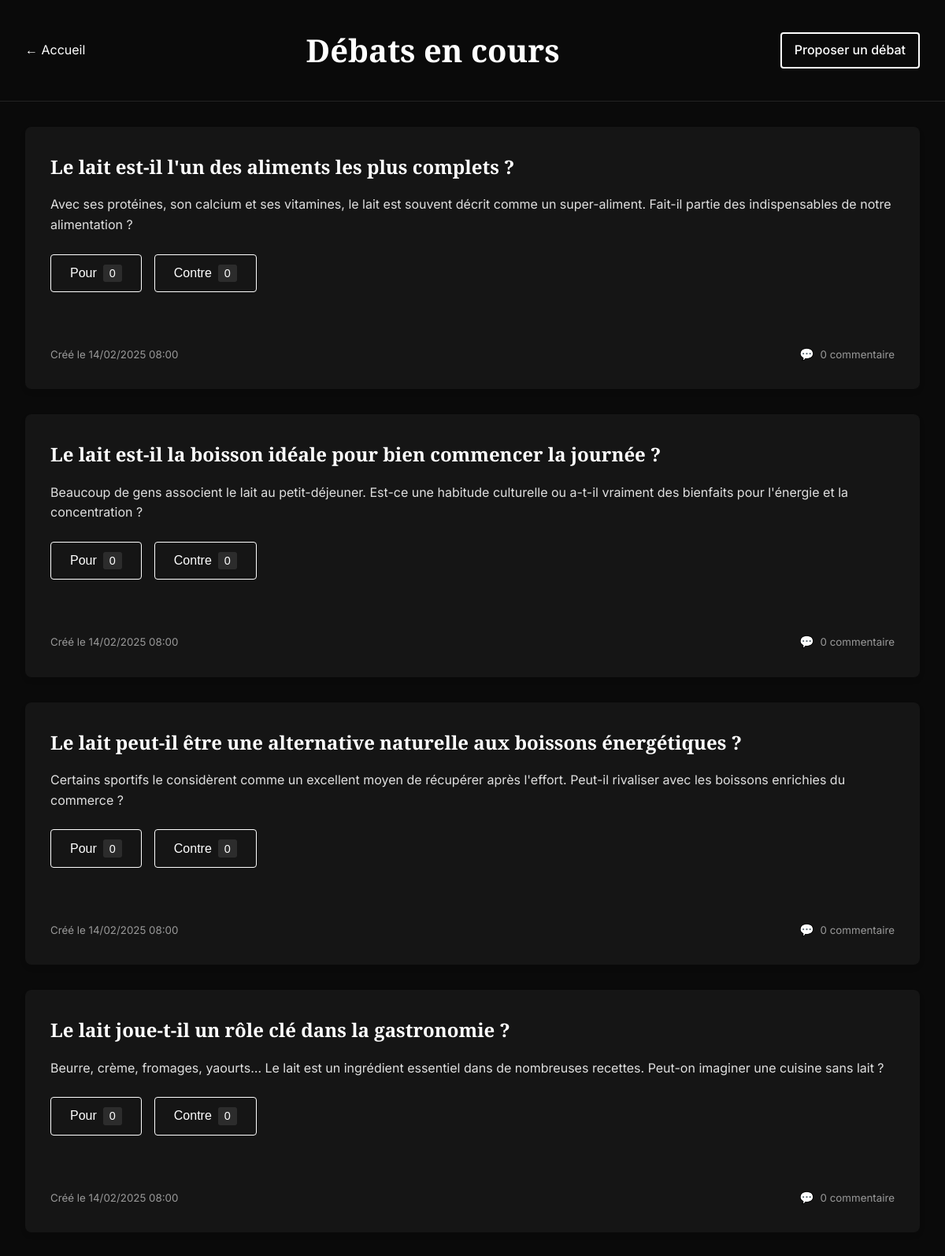
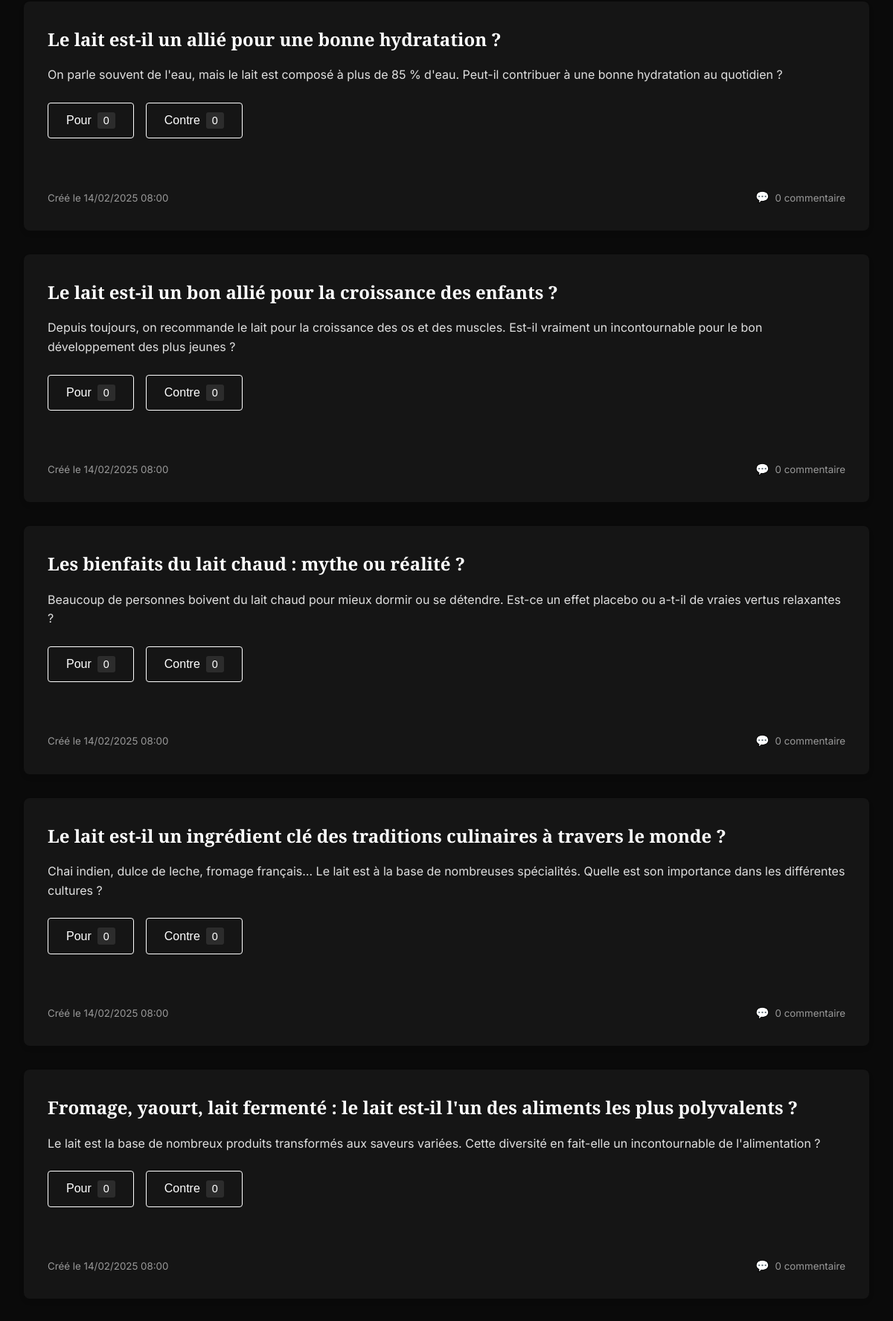
Screenshot of /debate.php (upper part) with the database file from the repository (2 pictures, top to bottom).
### tables this page shows
CREATE TABLE IF NOT EXISTS debates (
    id INT AUTO_INCREMENT PRIMARY KEY,
    title VARCHAR(255) NOT NULL,
    description TEXT NOT NULL,
    votes_pour INT DEFAULT 0,
    votes_contre INT DEFAULT 0,
    created_at TIMESTAMP DEFAULT CURRENT_TIMESTAMP,
    updated_at TIMESTAMP DEFAULT CURRENT_TIMESTAMP ON UPDATE CURRENT_TIMESTAMP
);

### debate.php (the view, shortened to what this page needs)
<?php
require_once 'db.php';
$stmt = $pdo->query("
    SELECT d.*,
           (votes_pour + votes_contre) as total_votes,
           COUNT(c.id) as comment_count
    FROM debates d
    LEFT JOIN comments c ON d.id = c.debate_id
    WHERE d.created_at >= DATE_SUB(NOW(), INTERVAL 48 HOUR)
    GROUP BY d.id
    ORDER BY total_votes DESC, d.created_at DESC
");
$debates = $stmt->fetchAll();
?>
<!DOCTYPE html>
<html lang="fr">
<head>
    <link rel="stylesheet" href="style.css">
</head>
<body class="debates">
    <div class="page-header">
        <div class="container">
            <a href="index.php" class="nav-link">← Accueil</a>
            <h1>Débats en cours</h1>
            <a href="submit.php" class="cta-button">Proposer un débat</a>
        </div>
    </div>
    <main class="container">
        <section class="debates-list">
            <?php if (!empty($debates)): ?>
                <?php foreach ($debates as $debate): ?>
                    <article class="debate-card">
                        <h2 class="debate-title">
                            <a href="single-debate.php?id=<?= htmlspecialchars($debate['id']) ?>" class="debate-link">
                                <?= htmlspecialchars($debate['title']) ?>
                            </a>
                        </h2>
                        <p class="debate-description">
                            <?= htmlspecialchars($debate['description']) ?>
                        </p>
                        <div class="vote-section">
                            <div class="vote-buttons">
                                <button class="vote-btn pour" data-debate-id="<?= $debate['id'] ?>" data-vote-type="pour">
                                    Pour
                                    <span class="vote-count" id="votes-pour-<?= $debate['id'] ?>"><?= $debate['votes_pour'] ?></span>
                                </button>
                                <button class="vote-btn contre" data-debate-id="<?= $debate['id'] ?>" data-vote-type="contre">
                                    Contre
                                    <span class="vote-count" id="votes-contre-<?= $debate['id'] ?>"><?= $debate['votes_contre'] ?></span>
                                </button>
                            </div>
                            <div class="vote-message" id="vote-message-<?= $debate['id'] ?>"></div>
                            <div class="debate-meta">
                                <small>
                                    Créé le <?= date('d/m/Y H:i', strtotime($debate['created_at'])) ?>
                                </small>
                                <small class="comment-count">
                                    <?= $debate['comment_count'] ?> commentaire<?= $debate['comment_count'] > 1 ? 's' : '' ?>
                                </small>
                            </div>
                        </div>
                    </article>
                <?php endforeach; ?>
            <?php endif; ?>
        </section>
    </main>
</body>
</html>

### style.css (style rules this page uses)
* { margin: 0; padding: 0; box-sizing: border-box; }
body { font-family: "Inter", sans-serif; line-height: 1.6; background-color: #0a0a0a; color: #ffffff; min-height: 100vh; }
.page-header { background: #0a0a0a; padding: 2rem 0; margin-bottom: 2rem; border-bottom: 1px solid rgba(255, 255, 255, 0.1); }
.page-header .container { display: flex; justify-content: space-between; align-items: center; }
.page-header h1 { font-family: "Playfair Display", serif; font-size: 2.5rem; margin: 0; }
.nav-link { color: #ffffff; text-decoration: none; display: flex; align-items: center; transition: opacity 0.3s ease; }
.cta-button { display: inline-block; padding: 0.5rem 1rem; text-decoration: none; color: #ffffff; background: transparent; border: 2px solid #ffffff; border-radius: 4px; transition: all 0.3s ease; font-weight: 500; cursor: pointer; }
.container { max-width: 1200px; margin: 0 auto; padding: 0 2rem; }
.debates-list { margin-top: 2rem; }
.debate-card { background: #151515; border-radius: 8px; padding: 2rem; margin-bottom: 2rem; box-shadow: 0 4px 6px rgba(0, 0, 0, 0.1); transition: transform 0.3s ease; }
.debate-title { font-family: "Playfair Display", serif; font-size: 1.5rem; margin-bottom: 1rem; color: #ffffff; }
.debate-description { color: #e0e0e0; margin-bottom: 1.5rem; }
.vote-section { display: flex; flex-direction: column; gap: 1rem; }
.vote-buttons { display: flex; gap: 1rem; }
.vote-btn { background: transparent; color: #ffffff; border: 1px solid #ffffff; padding: 0.75rem 1.5rem; border-radius: 4px; cursor: pointer; transition: all 0.3s ease; display: flex; align-items: center; gap: 0.5rem; font-size: 1rem; }
.vote-count { background: rgba(255, 255, 255, 0.1); padding: 0.2rem 0.5rem; border-radius: 3px; font-size: 0.9rem; }
.vote-message { color: #87cf3a; font-size: 0.9rem; text-align: center; min-height: 20px; }
.debate-link { color: #ffffff; text-decoration: none; transition: opacity 0.3s ease; }
.debate-meta { display: flex; justify-content: space-between; align-items: center; margin-top: 1rem; color: #999; }
.comment-count { display: flex; align-items: center; gap: 0.5rem; }
.comment-count::before { content: "💬"; font-size: 1.1em; }

### rows the page displays
debates: title "Le lait est-il l'un des aliments les plus complets ?", description "Avec ses protéines, son calcium et ses vitamines, le lait est souvent décrit comme un super-aliment. Fait-il partie des indispensables de notre alimentation ?", votes_pour "0", votes_contre "0", created_at "14/02/2025 08:00", comment_count "0"
debates: title "Le lait est-il la boisson idéale pour bien commencer la journée ?", description "Beaucoup de gens associent le lait au petit-déjeuner. Est-ce une habitude culturelle ou a-t-il vraiment des bienfaits pour l'énergie et la concentration ?", votes_pour "0", votes_contre "0", created_at "14/02/2025 08:00", comment_count "0"
debates: title "Le lait peut-il être une alternative naturelle aux boissons énergétiques ?", description "Certains sportifs le considèrent comme un excellent moyen de récupérer après l'effort. Peut-il rivaliser avec les boissons enrichies du commerce ?", votes_pour "0", votes_contre "0", created_at "14/02/2025 08:00", comment_count "0"
debates: title "Le lait joue-t-il un rôle clé dans la gastronomie ?", description "Beurre, crème, fromages, yaourts… Le lait est un ingrédient essentiel dans de nombreuses recettes. Peut-on imaginer une cuisine sans lait ?", votes_pour "0", votes_contre "0", created_at "14/02/2025 08:00", comment_count "0"
debates: title "Le lait est-il un allié pour une bonne hydratation ?", description "On parle souvent de l'eau, mais le lait est composé à plus de 85 % d'eau. Peut-il contribuer à une bonne hydratation au quotidien ?", votes_pour "0", votes_contre "0", created_at "14/02/2025 08:00", comment_count "0"
debates: title "Le lait est-il un bon allié pour la croissance des enfants ?", description "Depuis toujours, on recommande le lait pour la croissance des os et des muscles. Est-il vraiment un incontournable pour le bon développement des plus jeunes ?", votes_pour "0", votes_contre "0", created_at "14/02/2025 08:00", comment_count "0"
debates: title "Les bienfaits du lait chaud : mythe ou réalité ?", description "Beaucoup de personnes boivent du lait chaud pour mieux dormir ou se détendre. Est-ce un effet placebo ou a-t-il de vraies vertus relaxantes ?", votes_pour "0", votes_contre "0", created_at "14/02/2025 08:00", comment_count "0"
debates: title "Le lait est-il un ingrédient clé des traditions culinaires à travers le monde ?", description "Chai indien, dulce de leche, fromage français… Le lait est à la base de nombreuses spécialités. Quelle est son importance dans les différentes cultures ?", votes_pour "0", votes_contre "0", created_at "14/02/2025 08:00", comment_count "0"
debates: title "Fromage, yaourt, lait fermenté : le lait est-il l'un des aliments les plus polyvalents ?", description "Le lait est la base de nombreux produits transformés aux saveurs variées. Cette diversité en fait-elle un incontournable de l'alimentation ?", votes_pour "0", votes_contre "0", created_at "14/02/2025 08:00", comment_count "0"
